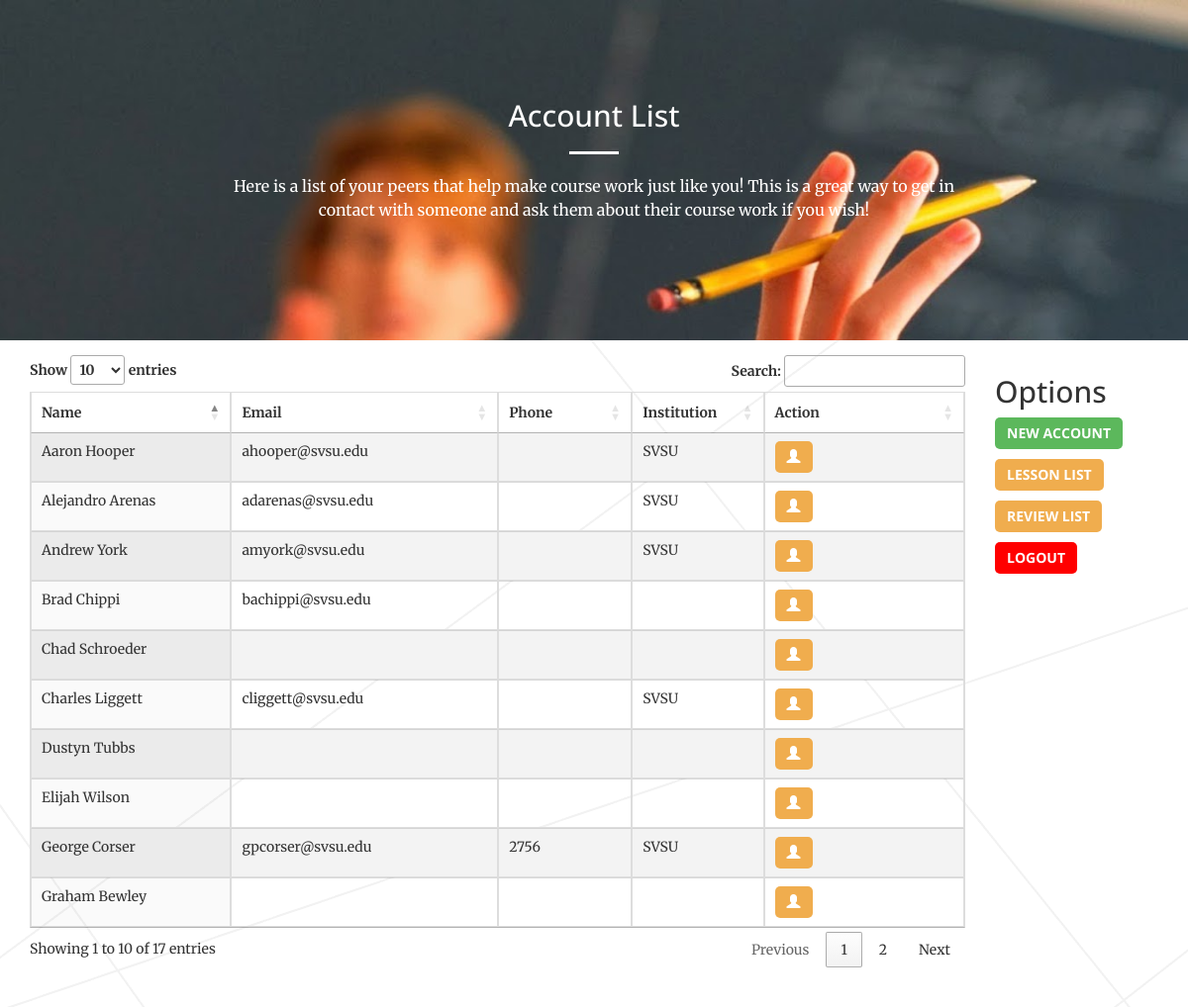
The app's page /per_list.php (signed in) with its own data.
### tables this page shows
CREATE TABLE IF NOT EXISTS `persons2` (
  `per_id` int(11) NOT NULL AUTO_INCREMENT,
  `per_name` varchar(60) NOT NULL,
  `per_email` varchar(60) NOT NULL,
  `per_password` varchar(60) NOT NULL,
  `per_phone` varchar(60) NOT NULL,
  `per_institution` varchar(60) NOT NULL,
  PRIMARY KEY (`per_id`)
);

### per_list.php (the view, shortened to what this page needs)
<!DOCTYPE html>
<html lang="en">
    <head>
        <link rel="stylesheet" href="css/bootstrap.min.css" type="text/css">
        <link rel="stylesheet" href="font-awesome/css/font-awesome.min.css" type="text/css">
        <link rel="stylesheet" href="css/animate.min.css" type="text/css">
        <link rel="stylesheet" href="css/creative.css" type="text/css">
        <link rel="stylesheet" type="text/css" href="//cdn.datatables.net/1.10.9/css/jquery.dataTables.css">
    </head>
    <body id="page-top" style="background-image: url(img/background.png);">
        <section class="bg-primary" id="about" style="background-image: url(img/Banner-Teach.jpg); -webkit-background-size: cover; -moz-background-size: cover; -o-background-size: cover; background-size: cover; background-position: 50% 50%; background-repeat: no-repeat; background-attachment: fixed;">
            <div class="container">
                <div class="row">
                    <div class="col-lg-8 col-lg-offset-2 text-center">
                        <h2 class="section-heading">Account List</h2>
                        <hr class="light">
                        <p>Here is a list of your peers that help make course work just like you! This is a great way to get in contact with someone and ask them about their course work if you wish!</p>
                    </div>
                </div>
            </div>
        </section>
        <div class="container" style="padding-top: 15px; ">
            <div class="row">
                <div class="col-sm-10">
                    <table class="table table-striped table-bordered display ruleToRemove" id="table_id" >
                        <col style="width: 15%;">
                        <col style="width: 20%;">
                        <col style="width: 10%;">
                        <col style="width: 5%;">
                        <col style="width: 15%;">
                        <thead>
                            <tr>
                                <th>Name</th>
                                <th>Email</th>
                                <th>Phone</th>
                                <th>Institution</th>
                                <th>Action</th>
                            </tr>
                        </thead>
                        <tbody>
                            <?php
                                $pdo = Database::connect();
                                $sql = 'SELECT * FROM persons2 ORDER BY per_name ASC';
                                foreach ($pdo->query($sql) as $row) {
                                echo '<tr>';
                                echo '<td>'. $row['per_name'] . '</td>';
                                echo '<td>'. $row['per_email'] . '</td>';
                                echo '<td>'. $row['per_phone'] . '</td>';
                                echo '<td >'. $row['per_institution'] . '</td>';
                                echo '<td><a class="btn btn-warning" href="per_read.php?per_id='.$row['per_id'].'"><span class="glyphicon glyphicon-user" aria-hidden="true"></span></a>';
                                echo '</td>';
                                echo '</tr>';
                                }
                                ?>
                        </tbody>
                    </table>
                    <br /><br />
                </div>
                <div class="col-sm-2">
                    <h2>Options</h2>
                    <a href="#" data-toggle="modal" data-target="#myModal" class="btn btn-success">New Account</a>
                    <a href="les_list.php" class="btn btn-warning" style="margin-top: 10px;">Lesson List</a>
                    <a href="rev_list.php" class="btn btn-warning" style="margin-top: 10px;">Review List</a>
                    <a href="logout.php" class="btn btn-primary" style="margin-top: 10px;">Logout</a>
                </div>
            </div>
        </div>
    </body>
</html>

### css/creative.css (style rules this page uses)
html, body { width: 100%; height: 100%; }
body { font-family: Merriweather,'Helvetica Neue',Arial,sans-serif; }
hr { max-width: 50px; border-color: #FF0000; border-width: 3px; }
hr.light { border-color: #fff; }
a { color: #FF0000; -webkit-transition: all .35s; -moz-transition: all .35s; transition: all .35s; }
h1, h2, h3, h4, h5, h6 { font-family: 'Open Sans','Helvetica Neue',Arial,sans-serif; }
p { margin-bottom: 20px; font-size: 16px; line-height: 1.5; }
.bg-primary { background-color: #FF0000; }
section { padding: 100px 0; }
.section-heading { margin-top: 0; }
.btn-primary { border-color: #FF0000; color: #fff; background-color: #FF0000; -webkit-transition: all .35s; -moz-transition: all .35s; transition: all .35s; }
.btn { border: 0; border-radius: 5px; text-transform: uppercase; font-family: 'Open Sans','Helvetica Neue',Arial,sans-serif; font-weight: 700; }
body { webkit-tap-highlight-color: #222; }

### records on screen
persons2: per_name "Aaron Hooper", per_email "ahooper@svsu.edu", per_institution "SVSU"
persons2: per_name "Alejandro Arenas", per_email "adarenas@svsu.edu", per_institution "SVSU"
persons2: per_name "Andrew York", per_email "amyork@svsu.edu", per_institution "SVSU"
persons2: per_name "Brad Chippi", per_email "bachippi@svsu.edu"
persons2: per_name "Chad Schroeder"
persons2: per_name "Charles Liggett", per_email "cliggett@svsu.edu", per_institution "SVSU"
persons2: per_name "Dustyn Tubbs"
persons2: per_name "Elijah Wilson"
persons2: per_name "George Corser", per_email "gpcorser@svsu.edu", per_phone "2756", per_institution "SVSU"
persons2: per_name "Graham Bewley"
